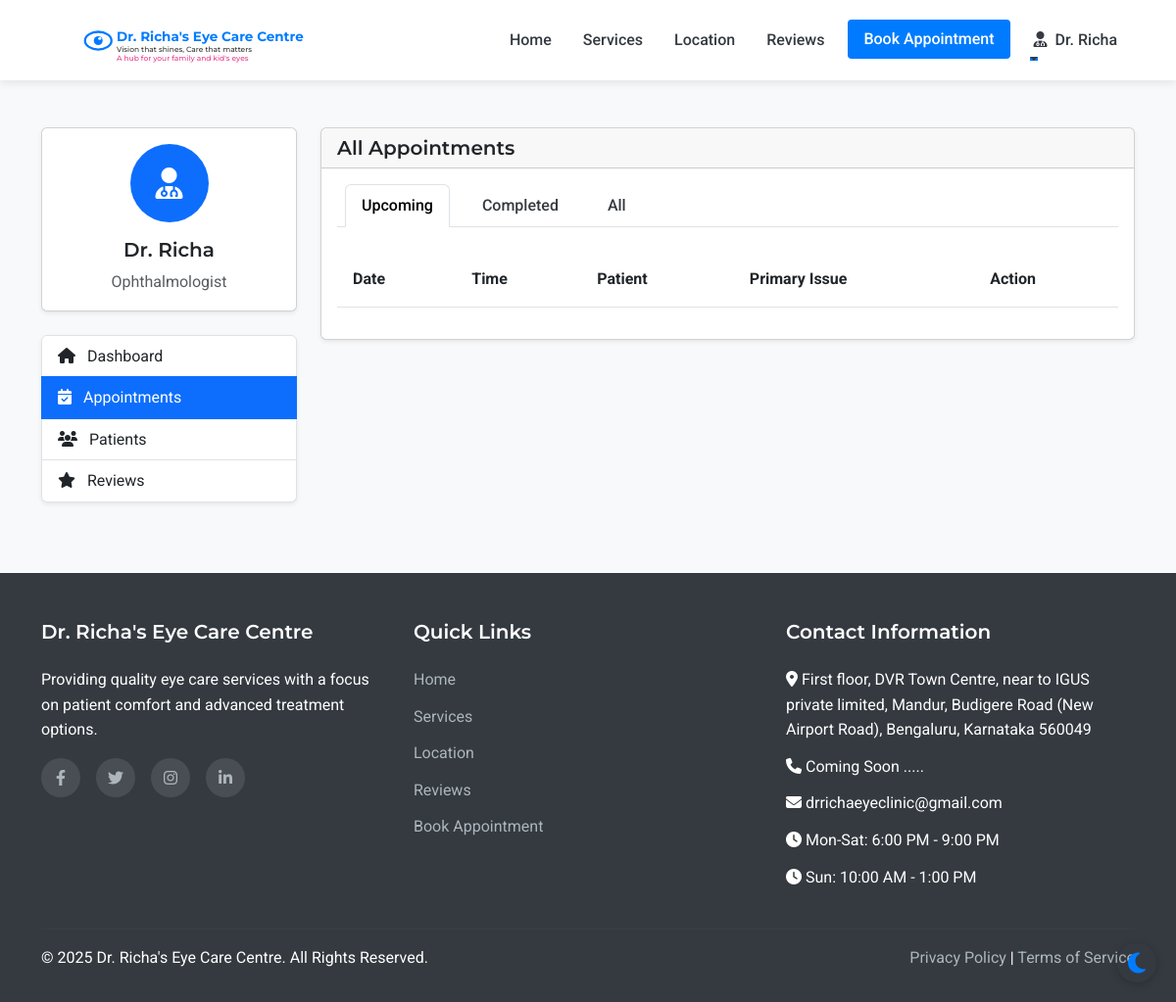
The app's page /admin/appointments (signed in), older data.
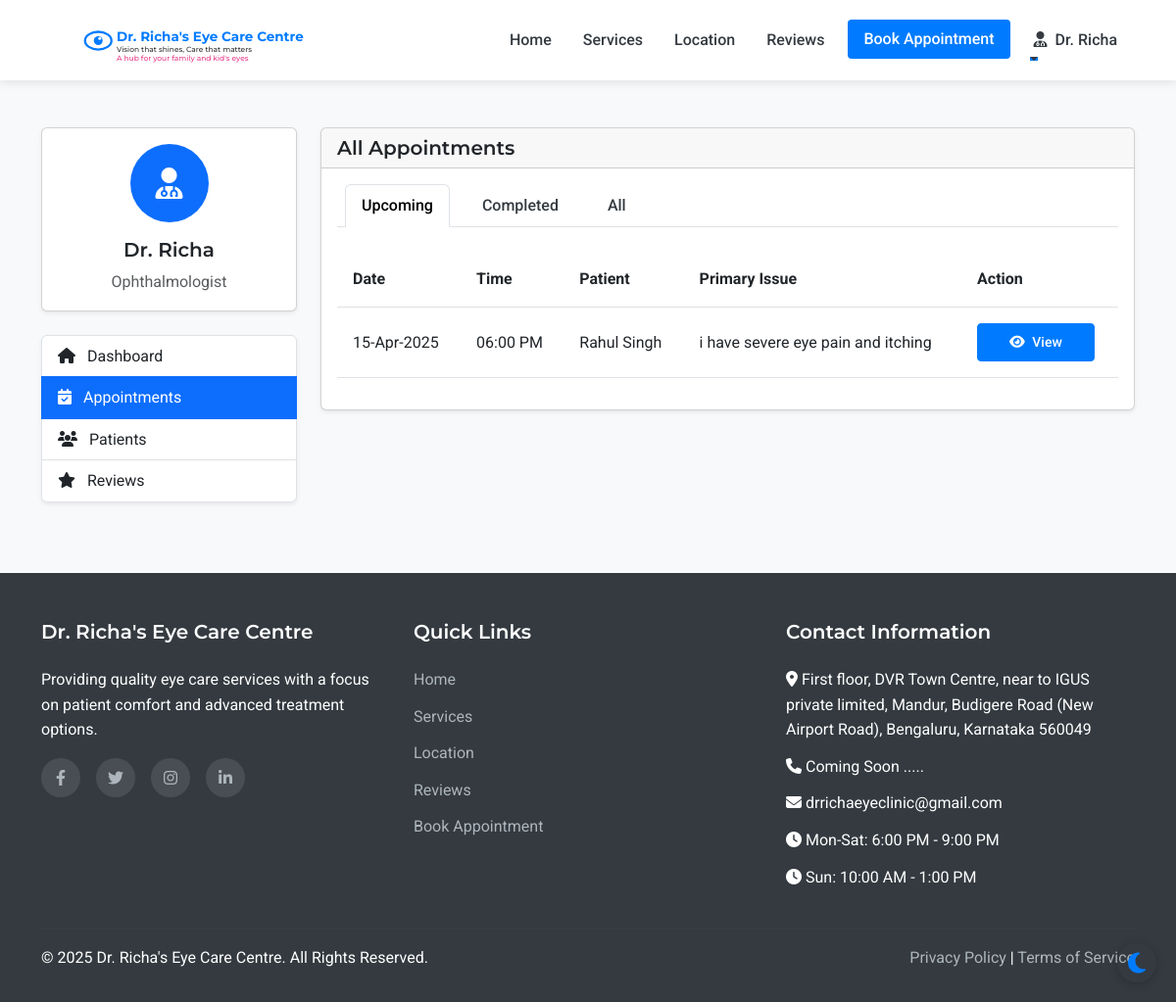
The same page, newer data.
### models.py (models this page shows, shortened)
class Appointment(db.Model):
    id = db.Column(db.Integer, primary_key=True)
    patient_id = db.Column(db.Integer, db.ForeignKey('patient.id'), nullable=False)
    appointment_date = db.Column(db.Date, nullable=False)
    appointment_time = db.Column(db.Time, nullable=False)
    primary_issue = db.Column(db.Text, nullable=True)
    referral_info = db.Column(db.String(255), nullable=True)
    status = db.Column(db.String(20), default='scheduled')  # scheduled, completed, cancelled
    created_at = db.Column(db.DateTime, default=datetime.utcnow)
    consultation_fee = db.Column(db.Float, nullable=False, default=500.0)
    payment_status = db.Column(db.String(20), default='pending')  # pending, paid

class Patient(UserMixin, db.Model):
    id = db.Column(db.Integer, primary_key=True)
    full_name = db.Column(db.String(100), nullable=False)
    mobile_number = db.Column(db.String(15), nullable=False)
    email = db.Column(db.String(100), nullable=True)
    age = db.Column(db.Integer, nullable=False)
    password_hash = db.Column(db.String(256), nullable=True)
    is_registered = db.Column(db.Boolean, default=False)
    created_at = db.Column(db.DateTime, nullable=False, default=datetime.utcnow)
    appointments = db.relationship('Appointment', backref='patient', lazy=True)

### routes.py (the view)
@app.route('/admin/appointments')
@login_required
def admin_appointments():
    if not (isinstance(current_user, Admin) or isinstance(current_user, Doctor) or isinstance(current_user, Assistant)):
        flash('Access denied. Staff privileges required.', 'danger')
        return redirect(url_for('index'))
    appointments = Appointment.query.order_by(desc(Appointment.appointment_date), desc(Appointment.appointment_time)).all()
    return render_template('admin/appointments.html', appointments=appointments)

### app.py (called while the page is built)
@login_manager.user_loader
def load_user(user_id):
    from models import Doctor, Assistant, Admin, Patient
    try:
        if user_id.startswith('doctor_'):
            return Doctor.query.get(int(user_id.split('_')[1]))
        elif user_id.startswith('assistant_'):
            return Assistant.query.get(int(user_id.split('_')[1]))
        elif user_id.startswith('admin_'):
            return Admin.query.get(int(user_id.split('_')[1]))
        else:
            return Patient.query.get(int(user_id))
    except (ValueError, AttributeError):
        return None

### routes.py (called while the page is built)
@app.context_processor
def inject_now():
    return {'now': datetime.now()}

### templates/admin/appointments.html (shortened to what the changed rows need)
{% extends 'layout.html' %}
{% block content %}
<section class="py-5 bg-light">
    <div class="container">
        <div class="row">
            <div class="col-lg-9">
                <div class="card shadow-sm">
                    <div class="card-body">
                        <div class="tab-content" id="appointmentTabsContent">
                            <div class="tab-pane fade show active" id="upcoming" role="tabpanel" aria-labelledby="upcoming-tab">
                                <div class="table-responsive">
                                    <table class="table table-hover">
                                        <thead>
                                            <tr>
                                                <th>Date</th>
                                                <th>Time</th>
                                                <th>Patient</th>
                                                <th>Primary Issue</th>
                                                <th>Action</th>
                                            </tr>
                                        </thead>
                                        <tbody>
                                            {% for appointment in appointments %}
                                                {% if appointment.appointment_date >= now.date() and appointment.status == 'scheduled' %}
                                                    <tr>
                                                        <td>{{ appointment.appointment_date.strftime('%d-%b-%Y') }}</td>
                                                        <td>{{ appointment.appointment_time.strftime('%I:%M %p') }}</td>
                                                        <td>{{ appointment.patient.full_name }}</td>
                                                        <td>{{ appointment.primary_issue or 'Not specified' }}</td>
                                                        <td>
                                                            <a href="{{ url_for('admin_appointment_view', appointment_id=appointment.id) }}" class="btn btn-sm btn-primary">
                                                                <i class="fas fa-eye me-1"></i> View
                                                            </a>
                                                        </td>
                                                    </tr>
                                                {% endif %}
                                            {% endfor %}
                                        </tbody>
                                    </table>
                                </div>
                            </div>
                        </div>
                    </div>
                </div>
            </div>
        </div>
    </div>
</section>
{% endblock %}

Row changes from the older to the newer data that the page shows:
added Appointment: appointment_date "15-Apr-2025", appointment_time "06:00 PM", patient.full_name "Rahul Singh", primary_issue "i have severe eye pain and itching"
